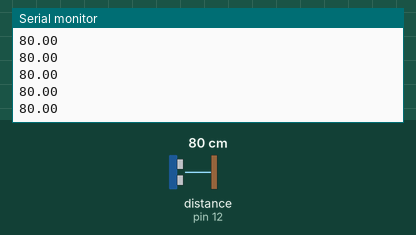
This sketch was run on a simulated Arduino Uno, built with avr-gcc and run on an emulated ATmega328P. Parts: the last lines printed to the serial monitor. The inputs (shaded band) are chosen by the test bench; at power-on: distance to the obstacle (sensor on pin 12) 80 cm.

Above: at 1.2 s.
1.3 s: distance to the obstacle (sensor on pin 12) set to 2 cm
At 1.34 s:
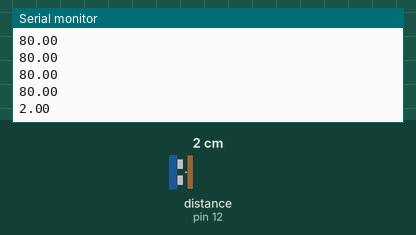
2.8 s: distance to the obstacle (sensor on pin 12) set to 4 cm
At 2.87 s:
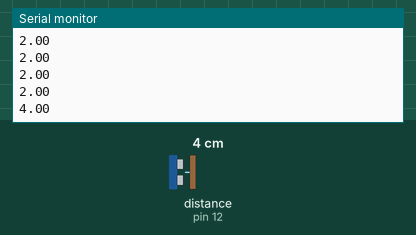
Timing chart, 0 to 5.8 s (numbered marks = the images above; inputs shaded):
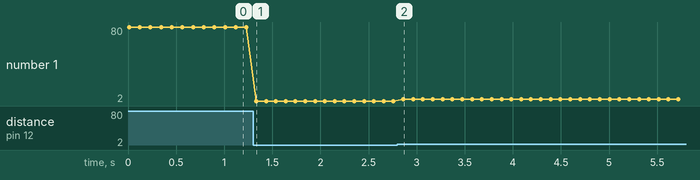

Measured:
- after the input at 1.3 s, the serial monitor: prints a new line at once (image 1)
- after the input at 2.8 s, the serial monitor: prints a new line after 0.06 s (image 2)
- plotted number 1: 80 → 2 after the input at 1.3 s, 2 → 4 after the input at 2.8 s

The sketch:

Codigo_Base_Sensoriamento_ultrassonico.ino
```cpp
#include <HCSR04.h>

UltraSonicDistanceSensor distanceSensor(13, 12);  // Initialize sensor that uses digital pins 13 and 12.
int d;
void setup () {
    Serial.begin(9600);  // We initialize serial connection so that we could print values from sensor.
}

void loop () {
    d=distanceSensor.measureDistanceCm();
    if(d<=200){
    // Every 500 miliseconds, do a measurement using the sensor and print the distance in centimeters.
    Serial.println(distanceSensor.measureDistanceCm());}
    delay(100);
}
```
